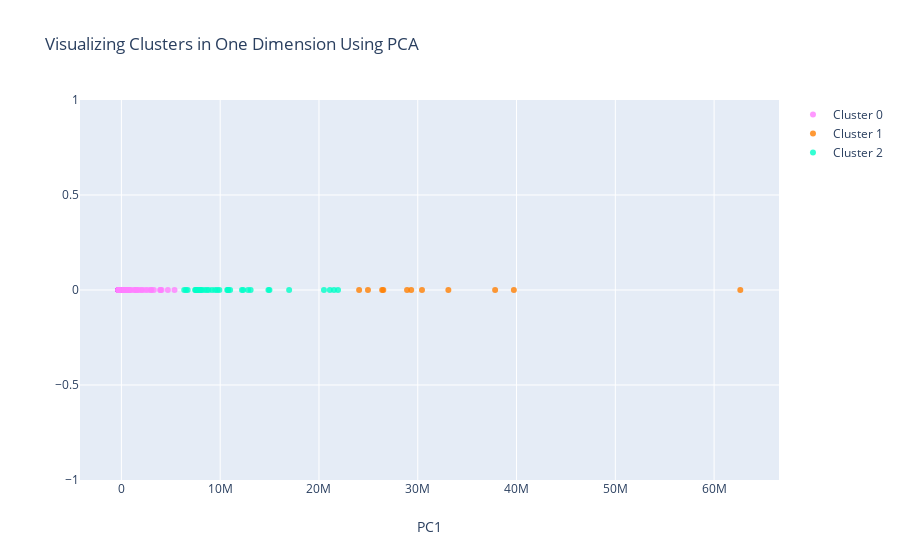
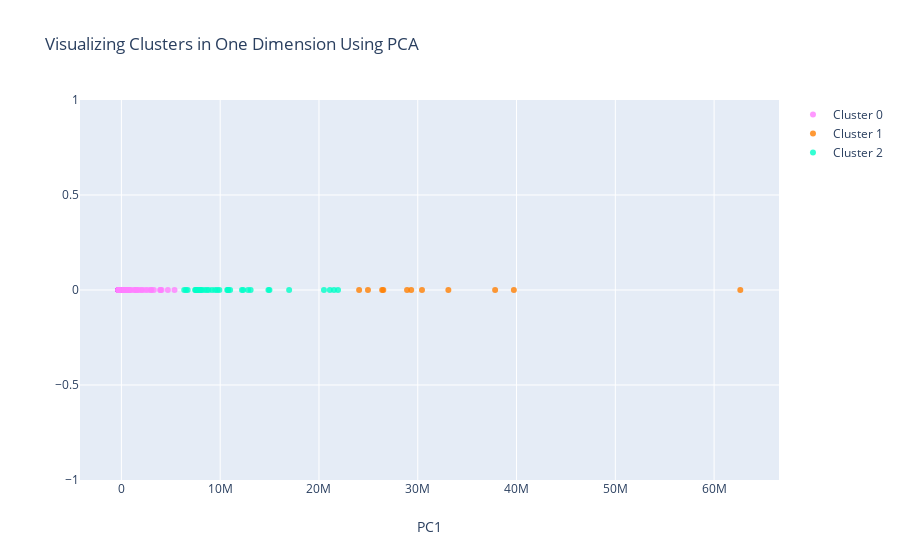

The code cell stored with these charts, in order, in its notebook:
### Code cell
#Instructions for building the 1-D plot

#trace1 is for 'Cluster 0'
trace1 = go.Scatter(
                    x = cluster0["PC1_1d"],
                    y = cluster0["dummy"],
                    mode = "markers",
                    name = "Cluster 0",
                    marker = dict(color = 'rgba(255, 128, 255, 0.8)'),
                    text = None)

#trace2 is for 'Cluster 1'
trace2 = go.Scatter(
                    x = cluster1["PC1_1d"],
                    y = cluster1["dummy"],
                    mode = "markers",
                    name = "Cluster 1",
                    marker = dict(color = 'rgba(255, 128, 2, 0.8)'),
                    text = None)

#trace3 is for 'Cluster 2'
trace3 = go.Scatter(
                    x = cluster2["PC1_1d"],
                    y = cluster2["dummy"],
                    mode = "markers",
                    name = "Cluster 2",
                    marker = dict(color = 'rgba(0, 255, 200, 0.8)'),
                    text = None)

data = [trace1, trace2, trace3]

title = "Visualizing Clusters in One Dimension Using PCA"

layout = dict(title = title,
              xaxis= dict(title= 'PC1',ticklen= 5,zeroline= False),
              yaxis= dict(title= '',ticklen= 5,zeroline= False)
             )

fig = dict(data = data, layout = layout)

iplot(fig)

plt.show(iplot(fig))

### Figure 1 — Plotly figure (JSON) as saved in the notebook; plotly's stock layout.template omitted (floating-point values rounded to 4 significant figures; data arrays with more than 128 entries replaced by an {"elided": "..."} marker saying what was removed)
{"data": [{"marker": {"color": "rgba(255, 128, 255, 0.8)"}, "mode": "markers", "name": "Cluster 0", "type": "scatter", "x": {"elided": "2956 float values"}, "y": {"elided": "2956 int values"}}, {"marker": {"color": "rgba(255, 128, 2, 0.8)"}, "mode": "markers", "name": "Cluster 1", "type": "scatter", "x": [30430000.0, 24960000.0, 29340000.0, 39730000.0, 24060000.0, 26510000.0, 28920000.0, 62650000.0, 33100000.0, 37830000.0, 26400000.0], "y": [0, 0, 0, 0, 0, 0, 0, 0, 0, 0, 0]}, {"marker": {"color": "rgba(0, 255, 200, 0.8)"}, "mode": "markers", "name": "Cluster 2", "type": "scatter", "x": [6536000.0, 8135000.0, 14890000.0, 7629000.0, 9713000.0, 12330000.0, 16980000.0, 12200000.0, 10780000.0, 7845000.0, 14990000.0, 7478000.0, 10710000.0, 9169000.0, 9488000.0, 21930000.0, 20500000.0, 21100000.0, 6360000.0, 8054000.0, 9920000.0, 13080000.0, 8646000.0, 8827000.0, 21520000.0, 8411000.0, 7613000.0, 12820000.0, 10820000.0, 11010000.0, 7933000.0, 6708000.0, 7502000.0], "y": [0, 0, 0, 0, 0, 0, 0, 0, 0, 0, 0, 0, 0, 0, 0, 0, 0, 0, 0, 0, 0, 0, 0, 0, 0, 0, 0, 0, 0, 0, 0, 0, 0]}], "layout": {"title": {"text": "Visualizing Clusters in One Dimension Using PCA"}, "xaxis": {"ticklen": 5, "title": {"text": "PC1"}, "zeroline": false}, "yaxis": {"ticklen": 5, "title": {"text": ""}, "zeroline": false}}}

### Figure 2 — Plotly figure (JSON) as saved in the notebook; plotly's stock layout.template omitted (floating-point values rounded to 4 significant figures; data arrays with more than 128 entries replaced by an {"elided": "..."} marker saying what was removed)
{"data": [{"marker": {"color": "rgba(255, 128, 255, 0.8)"}, "mode": "markers", "name": "Cluster 0", "type": "scatter", "x": {"elided": "2956 float values"}, "y": {"elided": "2956 int values"}}, {"marker": {"color": "rgba(255, 128, 2, 0.8)"}, "mode": "markers", "name": "Cluster 1", "type": "scatter", "x": [30430000.0, 24960000.0, 29340000.0, 39730000.0, 24060000.0, 26510000.0, 28920000.0, 62650000.0, 33100000.0, 37830000.0, 26400000.0], "y": [0, 0, 0, 0, 0, 0, 0, 0, 0, 0, 0]}, {"marker": {"color": "rgba(0, 255, 200, 0.8)"}, "mode": "markers", "name": "Cluster 2", "type": "scatter", "x": [6536000.0, 8135000.0, 14890000.0, 7629000.0, 9713000.0, 12330000.0, 16980000.0, 12200000.0, 10780000.0, 7845000.0, 14990000.0, 7478000.0, 10710000.0, 9169000.0, 9488000.0, 21930000.0, 20500000.0, 21100000.0, 6360000.0, 8054000.0, 9920000.0, 13080000.0, 8646000.0, 8827000.0, 21520000.0, 8411000.0, 7613000.0, 12820000.0, 10820000.0, 11010000.0, 7933000.0, 6708000.0, 7502000.0], "y": [0, 0, 0, 0, 0, 0, 0, 0, 0, 0, 0, 0, 0, 0, 0, 0, 0, 0, 0, 0, 0, 0, 0, 0, 0, 0, 0, 0, 0, 0, 0, 0, 0]}], "layout": {"title": {"text": "Visualizing Clusters in One Dimension Using PCA"}, "xaxis": {"ticklen": 5, "title": {"text": "PC1"}, "zeroline": false}, "yaxis": {"ticklen": 5, "title": {"text": ""}, "zeroline": false}}}
